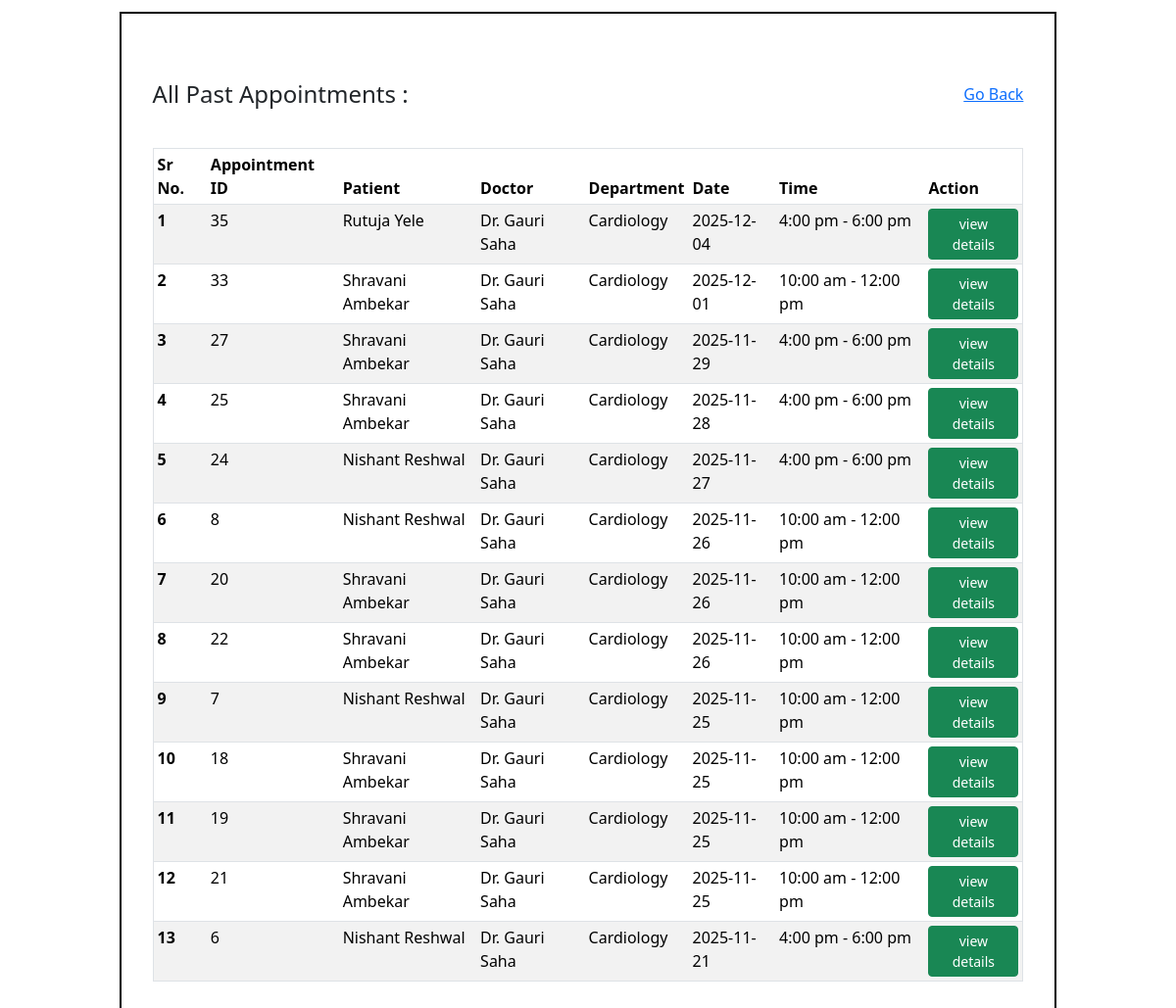
/admin_completed_appointments, run on an earlier commit of the app's database.
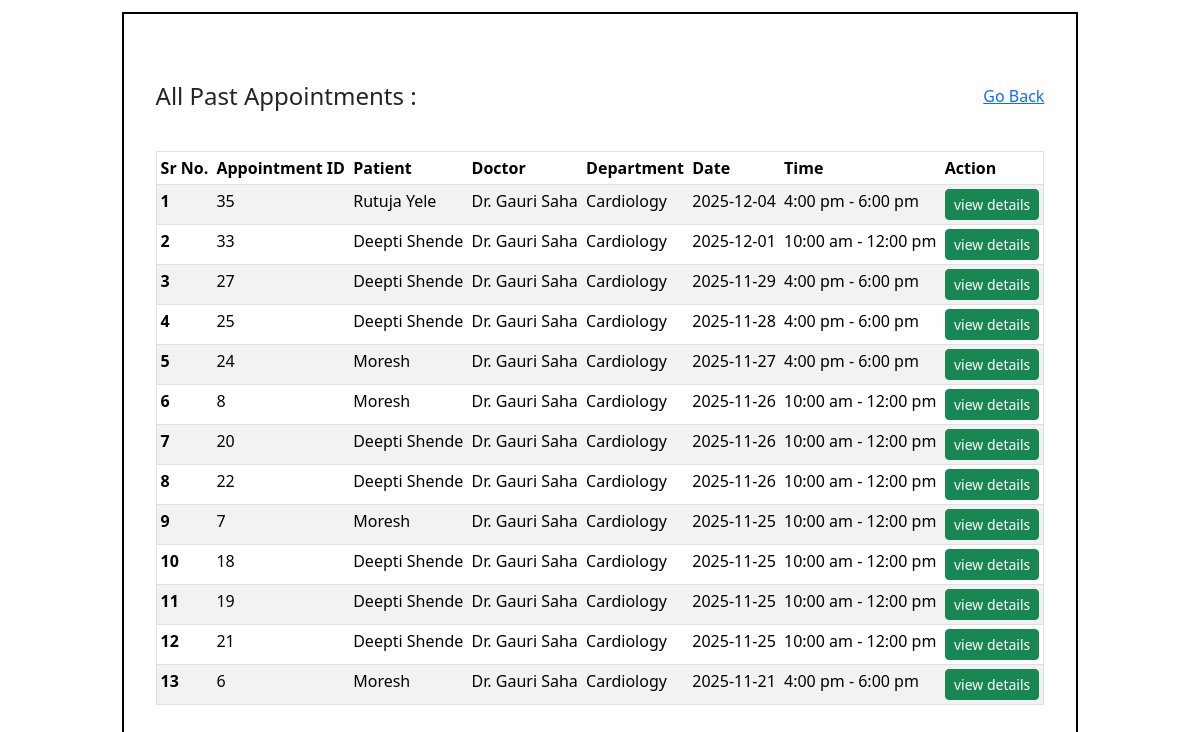
And on a later commit of the database.
### application/models.py (models this page shows)
class Appointment(db.Model):
    __tablename__ = "Appointment"
    appointment_id = db.Column(db.Integer, primary_key=True)
    date = db.Column(db.String() , nullable=False)
    time = db.Column(db.String(), nullable=False)
    status = db.Column(db.String(), default='Upcoming', nullable=False)
    doctor_id = db.Column(db.Integer, db.ForeignKey('Doctor.doctor_id'))   #foreignkey
    patient_id = db.Column(db.Integer, db.ForeignKey('Patient.patient_id'))  #foreignkey

class Patient(db.Model):
    __tablename__ = "Patient"
    patient_id = db.Column(db.Integer, primary_key=True)
    name = db.Column(db.String(), nullable=False)
    phone = db.Column(db.String())
    age = db.Column(db.Integer)
    gender = db.Column(db.String())
    email = db.Column(db.String(), unique=True)
    username = db.Column(db.String(), unique=True, nullable=False)
    password = db.Column(db.String(), nullable=False)
    address = db.Column(db.String())
    patient_type = db.Column(db.String(), default='OPD')  # OPD/IPD
    status = db.Column(db.String(), default='Active')
    consultant = db.Column(db.Integer, db.ForeignKey('Doctor.doctor_id'))  #foreignkey
    appointments = db.relationship('Appointment', backref='patient', lazy=True)  # relationship
    treatment = db.relationship('Treatment', backref='patient', lazy=True) #realtionship

class Doctor(db.Model):
    __tablename__ = "Doctor"
    doctor_id = db.Column(db.Integer, primary_key=True)
    name = db.Column(db.String(), nullable = False)
    phone = db.Column(db.String(), nullable = False)
    age = db.Column(db.Integer, nullable = False)
    gender = db.Column(db.String(), nullable = False)
    email = db.Column(db.String(), unique=True, nullable = False)
    username = db.Column(db.String(), unique=True, nullable=False)
    password = db.Column(db.String(), nullable=False)
    appointments = db.relationship('Appointment', backref='doctor', lazy=True)  # relationship
    dept_id= db.Column(db.Integer, db.ForeignKey('Department.department_id'))    #foreignkey
    role = db.Column(db.String())
    info = db.Column(db.String())
    exp_year = db.Column(db.Integer)

class Department(db.Model):
    __tablename__ = "Department"
    department_id = db.Column(db.Integer, primary_key = True)
    department_name = db.Column(db.String(), nullable=False)
    info = db.Column(db.String(), nullable=False)
    doctors = db.relationship('Doctor', backref='dept', lazy=True) #relationship

### application/controllers.py (the view)
@app.route("/admin_completed_appointments")
def admin_completed_appointments():
    completed_appoints = Appointment.query.filter_by(status="Completed").order_by(Appointment.date.desc()).all()
    return render_template("view_all_ap.html", completed_appoints=completed_appoints)

### templates/view_all_ap.html (shortened to what this page needs)
<!DOCTYPE html>
<html lang="en">
    <head>
        <link rel="stylesheet" href="/static/style.css">
        <link href="https://cdn.jsdelivr.net/npm/bootstrap@5.3.8/dist/css/bootstrap.min.css" rel="stylesheet"
>
    </head>
    <body>
        <div id="main">
            <div id="canvas">
                <div id="content">
                    <div class="container my-5">
                        <div class="d-flex justify-content-between align-items-center mb-3">
                            <h4 class="m-0 me-2">All Past Appointments : </h4> <br>
                            <a  href="/admin"> Go Back</a>
                        </div>
                        <br>
                        <table class="table table-sm border table-striped">
                            <thead>
                                <tr>
                                    <th scope="col">Sr No.</th>
                                    <th scope="col">Appointment ID</th>
                                    <th scope="col">Patient</th>
                                    <th scope="col">Doctor</th>
                                    <th scope="col">Department</th>
                                    <th scope="col">Date</th>
                                    <th scope="col">Time</th>
                                    <th scope="col">Action</th>
                                </tr>
                            </thead>
                            <tbody>
                                {% for a in completed_appoints %}
                                <tr>
                                    <th scope="row">{{ loop.index }}</th>
                                    <td>{{ a.appointment_id }}</td>
                                    <td>{{ a.patient.name }}</td>
                                    <td>Dr. {{ a.doctor.name }}</td>
                                    <td>{{ a.doctor.dept.department_name }}</td>
                                    <td>{{ a.date }}</td>
                                    <td>{{ a.time }}</td>
                                    <td class="text-center">
                                        <a href="/view_patient_history/{{a.appointment_id}}" class="btn btn-success btn-sm">view details</a>
                                    </td>
                                </tr>
                                {% endfor %}
                            </tbody>
                        </table>
                </div>
            </div>
        </div>
    </body>
</html>

What changed in the data, as far as the page shows it:
changed through a linked row, Appointment id 33: patient.name "Shravani Ambekar" → "Deepti Shende"
changed through a linked row, Appointment id 27: patient.name "Shravani Ambekar" → "Deepti Shende"
changed through a linked row, Appointment id 25: patient.name "Shravani Ambekar" → "Deepti Shende"
changed through a linked row, Appointment id 24: patient.name "Nishant Reshwal" → "Moresh"
changed through a linked row, Appointment id 8: patient.name "Nishant Reshwal" → "Moresh"
changed through a linked row, Appointment id 20: patient.name "Shravani Ambekar" → "Deepti Shende"
changed through a linked row, Appointment id 22: patient.name "Shravani Ambekar" → "Deepti Shende"
changed through a linked row, Appointment id 7: patient.name "Nishant Reshwal" → "Moresh"
changed through a linked row, Appointment id 18: patient.name "Shravani Ambekar" → "Deepti Shende"
changed through a linked row, Appointment id 19: patient.name "Shravani Ambekar" → "Deepti Shende"
changed through a linked row, Appointment id 21: patient.name "Shravani Ambekar" → "Deepti Shende"
changed through a linked row, Appointment id 6: patient.name "Nishant Reshwal" → "Moresh"
